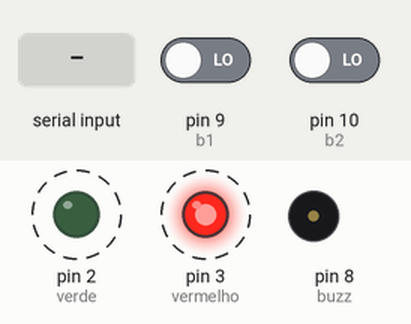
The sketch below on a simulated Arduino Uno, built with avr-gcc and run on an emulated ATmega328P. Shown: output pins drawn as LEDs (lit = HIGH), buzzer (waves = sounding, pin HIGH). Dashed ring = blinking. The inputs (shaded band) are chosen by the test bench; at power-on: pin 9 (b1) LOW, pin 10 (b2) LOW.

Above: at 1.12 s.
1.6 s: "start\n" received over Serial
At 2.12 s:
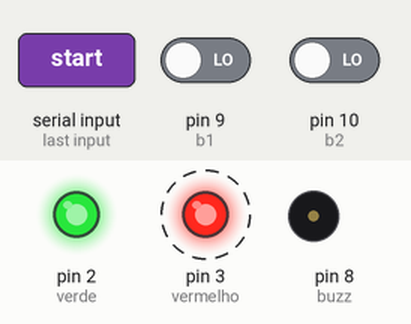
4.6 s: pin 9 (b1) driven HIGH
At 6.9 s:
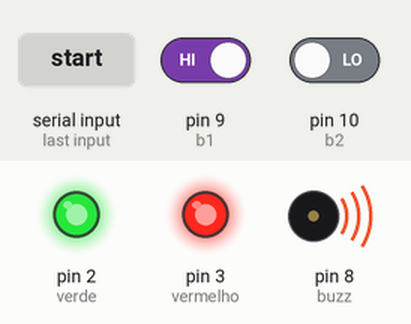
At 7.5 s:
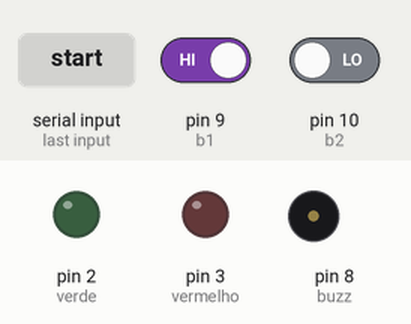
Timing chart, 0 to 9.0 s (numbered marks = the images above; inputs shaded):
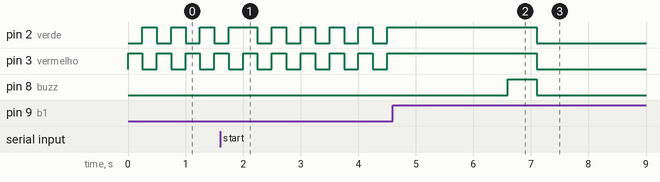

Measured:
- after the input at 4.6 s, pin 8 (buzz): LOW → HIGH after 2.0 s, → LOW 0.50 s later

The sketch:

projeto3.ino
```cpp
unsigned long al = millis();
unsigned long ab = millis();
int t;
int c=0;
int cl;
String txt;
bool k;
int verde=2,vermelho=3,b1=9,b2=10,buzz=8;
void setup()
{
  pinMode(verde, OUTPUT);
  pinMode(vermelho, OUTPUT);
  pinMode(buzz, OUTPUT);
  pinMode(b1, INPUT);
  pinMode(b2,INPUT);
  Serial.begin(9600);
}

void loop()
{
  inicial();
}
void inicial(){
  while(true){
    digitalWrite(vermelho, HIGH);
    delay(250);
    digitalWrite(vermelho, LOW);
    digitalWrite(verde, HIGH);
    delay(250);
    digitalWrite(verde, LOW);
    if(Serial.available()){
      txt=Serial.readStringUntil('\n');
      if(txt=="start"){
        start();
      }
    }
  }
}
void start(){
  al=millis();
  t=250;
  cl=0;

  while(c<5){
    pisca();
  }
  if(c==5){
    t=900;
    c=0;
    bo1();

  }
}
void pisca(){

  if((millis() - al) < t){
  	digitalWrite(vermelho, HIGH);
  	digitalWrite(verde, HIGH);
	}
  else{
  	digitalWrite(vermelho, LOW);
  	digitalWrite(verde, LOW);
	}
	if((millis() - al) > 2*t){
  	c += 1 ;
  	al = millis();
	}
}
void bo1(){
  while(true){
    if(digitalRead(9)){

      al=millis();
      ab=millis();
      while(digitalRead(9)){
        k=t_est();
      }
      t-=180;
      cl+=1;

      if(cl==4){
        cl=0;
        t=920;
      }
    }
     if(cl>-1){
      pisca();
    }
  }
}
void bo2(){
  digitalWrite(vermelho, LOW);
  digitalWrite(verde, LOW);
  while(true){
    if(digitalRead(10)){
      ab=millis();
      while(digitalRead(10)){
          k=t_est2();

         }
       start();
      }
   }
}
bool t_est(){
  if((millis() - al) >= 2000){
    digitalWrite(buzz,1);
    delay(500);
    digitalWrite(buzz,0);
    bo2();
    return true;
  }
  else{
    return false;
  }
}
bool t_est2(){
  if((millis() - ab) >= 2000){
    inicial();
   return true;
  }
  else{
    return false;
  }
}
```
